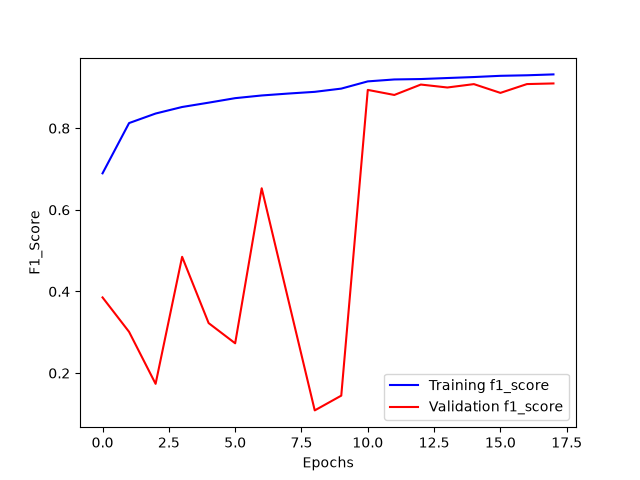

Here is the Python script that generated this plot:
# %%
# Pour la manipulation de tableaux
import numpy as np

# Imports nécessaires pour construire un modèle CNN avec l'API fonctionnelle de Keras
from tensorflow.keras.layers import Input, Dense
from tensorflow.keras.models import Model,load_model
from tensorflow.keras.layers import Dropout 
from tensorflow.keras.layers import Flatten
from tensorflow.keras.layers import Conv2D 
from tensorflow.keras.layers import MaxPooling2D
from tensorflow.keras.layers import Rescaling
from tensorflow.keras.layers import BatchNormalization,GlobalAveragePooling2D
from tensorflow.keras.preprocessing import image_dataset_from_directory
from tensorflow.keras.regularizers import l2
from sklearn.metrics import f1_score, accuracy_score, classification_report
from sklearn.utils.class_weight import compute_class_weight

# Pour encoder les labels
from tensorflow.keras.utils import to_categorical 

# Pour évaluer les performances 
from sklearn import metrics

# Pour visualiser les performances
import matplotlib.pyplot as plt
from matplotlib import cm
import seaborn as sns
import keras



# %%
import tensorflow as tf
tf.config.list_physical_devices('GPU')

# %%
train_ds = image_dataset_from_directory(
    directory="../../../COVID-19_Radiography_Dataset_split/train_augmented/",                                 
    image_size=(299, 299),
    batch_size = 32,
    labels="inferred",
    shuffle=True,
    seed=42,
    color_mode='grayscale'
    
)

# %%
train_ds_not_augmented = image_dataset_from_directory(
    directory="../../../COVID-19_Radiography_Dataset_split/train/",                                 
    image_size=(299, 299),
    batch_size = 32,
    labels="inferred",
    shuffle=True,
    seed = 42,
    color_mode='grayscale'
)



# %%
val_ds = image_dataset_from_directory(
    directory="../../../COVID-19_Radiography_Dataset_split/validation/",                                 
    image_size=(299, 299),
    batch_size = 32,
    labels="inferred",
    seed = 42,
    shuffle=True,
    color_mode='grayscale'
)



# %%
test_ds = image_dataset_from_directory(
    directory="../../../COVID-19_Radiography_Dataset_split/test/",                                 
    image_size=(299, 299),
    batch_size = 32,
    labels="inferred",
    seed = 42,
    shuffle=True,
    color_mode='grayscale'
)

# à calculer sur les labels du train 
y_train_not_augmented = np.concatenate([labels for images, labels in train_ds_not_augmented], axis=0)
class_weights = compute_class_weight('balanced', classes=np.unique(y_train_not_augmented), y=y_train_not_augmented)
class_weight_dict = dict(enumerate(class_weights))


# %%
from tensorflow.keras.callbacks import Callback
from timeit import default_timer as timer

class TimingCallback(Callback):
    def __init__(self, logs={}):
        self.logs=[]
    def on_epoch_begin(self, epoch, logs={}):
        self.starttime = timer()
    def on_epoch_end(self, epoch, logs={}):
        self.logs.append(timer()-self.starttime)

@keras.saving.register_keras_serializable()
class SparseF1Score(tf.keras.metrics.F1Score):
    """F1Score de Keras adaptée aux labels sparses (entiers) plutôt que one-hot."""
    def __init__(self, num_classes, **kwargs):
        super().__init__(**kwargs)
        self.num_classes_ = num_classes

    def update_state(self, y_true, y_pred, sample_weight=None):
        y_true = tf.one_hot(tf.cast(tf.reshape(y_true, [-1]), tf.int32), depth=self.num_classes_)
        return super().update_state(y_true, y_pred, sample_weight)

# %%
from tensorflow.keras.callbacks import ReduceLROnPlateau, EarlyStopping

early_stopping = EarlyStopping(
    patience=5,
    min_delta=0.01,
    verbose=1,
    mode='max',
    monitor='val_f1_score')

reduce_learning_rate = ReduceLROnPlateau(
                                    monitor="val_f1_score",
                                    patience=3, # si val_f1_score stagne sur 3 epochs consécutives selon la valeur min_delta
                                    min_delta=0.01,
                                    factor=0.1,  # On réduit le learning rate d'un facteur 0.1
                                    cooldown=4,  # On attend 4 epochs avant de réitérer 
                                    mode='max',
                                    verbose=1)

time_callback = TimingCallback()

# %%
# Instanciation des couches
inputs = Input(shape=(299, 299, 1), name="Input")

normalization_layer=Rescaling(1./255)

#layer 1 à 3
layer1 = Conv2D(
    filters=32,
    kernel_size=(3, 3),
    padding='same',
    activation='relu',
    name='conv_layer1',
    #kernel_regularizer=l2(1e-4)
)

layer2=BatchNormalization(name="BatchNormalization1")

layer3 = MaxPooling2D(
    pool_size=(2, 2),
    name='max_pooling_layer1'
)
#layer 4 à 6
layer4 = Conv2D(
    filters=64,
    kernel_size=(3, 3),
    padding='same',
    activation='relu',
    name='conv_layer2',
    #kernel_regularizer=l2(1e-4)
)

layer5=BatchNormalization(name="BatchNormalization2")

layer6 = MaxPooling2D(
    pool_size=(2, 2),
    name='max_pooling_layer2'
)

#layer 7 à 9
layer7 = Conv2D(
    filters=128,
    kernel_size=(3, 3),
    padding='same',
    activation='relu',
    name='conv_layer3',
    #kernel_regularizer=l2(1e-4)
)

layer8=BatchNormalization(name="BatchNormalization3")

layer9 = MaxPooling2D(
    pool_size=(2, 2),
    name='max_pooling_layer3'
)

#layer 10 à 13 (tête de classification)
layer10 = GlobalAveragePooling2D()
layer11 = Dropout(rate=0.3)

layer12 = Dense(
    units=128,
    activation='relu',
    name='dense_hidden_layer'
)

layer13 = Dropout(rate=0.3)

output_layer = Dense(
    units=4,
    activation='softmax',
    name='output_layer'
)


# %%
# Utilisation des couches
x= normalization_layer(inputs)
x = layer1(x)
x = layer2(x)
x = layer3(x)
x = layer4(x)
x = layer5(x)
x = layer6(x)
x = layer7(x)
x = layer8(x)
x = layer9(x)
x = layer10(x)
x = layer11(x)
x = layer12(x)
x = layer13(x)


# Création du modèle
outputs = output_layer(x)
model = Model(inputs=inputs, outputs=outputs)

# %%


model.compile(loss='sparse_categorical_crossentropy', # fonction de perte
              optimizer='adam',                # algorithme d'optimisation
              metrics=[SparseF1Score(num_classes=4, average='macro', name='f1_score')])            # métrique d'évaluation

model_history = model.fit(train_ds,
                          validation_data=val_ds,
                          epochs=50,
                          callbacks = [reduce_learning_rate,
                                       early_stopping,
                                       time_callback],
                          #class_weight=class_weight_dict,  # <-- ajouté             
                          shuffle=False) 

model.save('cnn_128.keras')




# %%
# Labels des axes
plt.xlabel('Epochs')
plt.ylabel('F1_Score')

# Courbe de la précision sur l'échantillon d'entrainement
plt.plot(
         model_history.history['f1_score'],
         label='Training f1_score',
         color='blue')

# Courbe de la précision sur l'échantillon de test
plt.plot(
         model_history.history['val_f1_score'], 
         label='Validation f1_score',
         color='red')

# Affichage de la légende
plt.legend()



plt.savefig('cnn_128.png')
np.save('cnn_128.npy',model_history.history)

# Affichage de la figure
plt.show()
